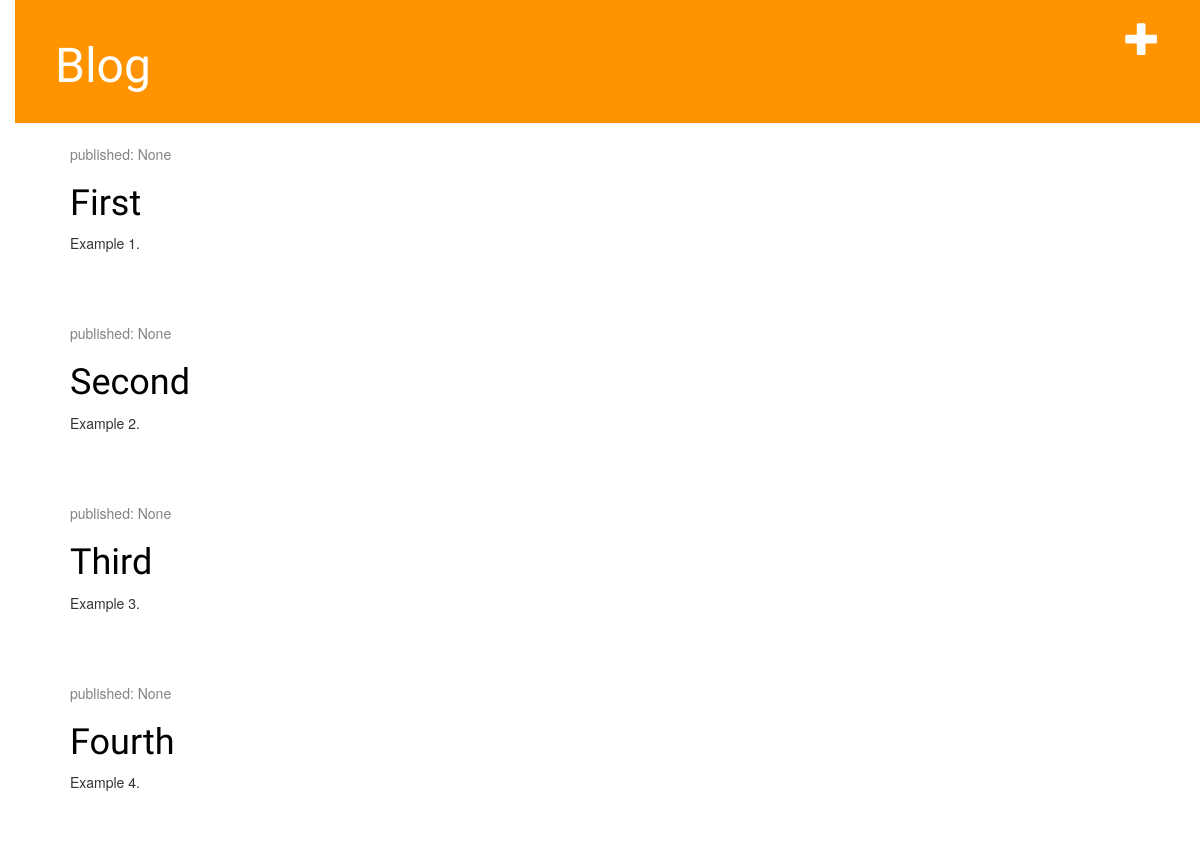
Before: / with the older database file.
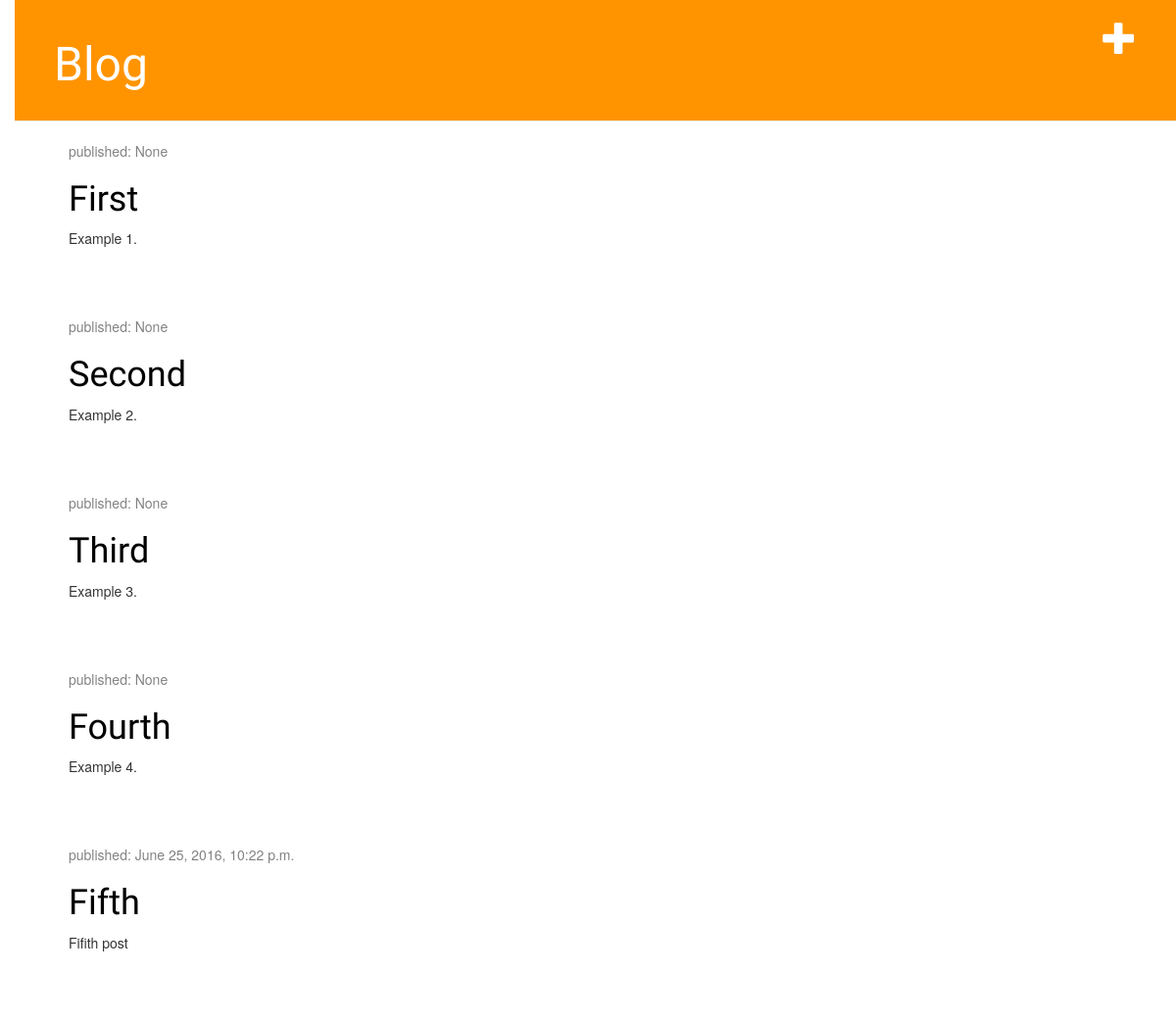
After: the same page with the newer database file.
### blog/models.py (models this page shows, shortened)
class Post(models.Model):
	author = models.ForeignKey('auth.user')
	title = models.CharField(max_length=150)
	create_date = models.DateTimeField(default=timezone.now)
	pub_date = models.DateTimeField(blank=True, null=True)
	content = models.TextField()

### blog/views.py (the view)
# urls.py: url(r'^$',views.post_list, name="post_list"),
def post_list(request):
	posts = Post.objects.order_by('create_date')
	return render(request, 'blog/post_list.html', {'posts':posts})

### blog/templates/blog/post_list.html
{% extends 'blog/base.html' %}
{% block content %}
	{% for post in posts %}
		 <div class="post">
			  <div class="date">
					<p>published: {{ post.pub_date }}</p>
			  </div>
			  <h1><a href="{% url 'post_detail' pk=post.pk %}">{{ post.title }}</a></h1>
			  <p>{{ post.content|linebreaksbr }}</p>
		 </div>
	{% endfor %}
{% endblock %}

### blog/templates/blog/base.html (shortened to what this page needs)
{% load staticfiles %}
<html>
	 <head>
		  <link rel="stylesheet" href="//maxcdn.bootstrapcdn.com/bootstrap/3.2.0/css/bootstrap.min.css">
		  <link rel="stylesheet" href="//maxcdn.bootstrapcdn.com/bootstrap/3.2.0/css/bootstrap-theme.min.css">
		  <link rel="stylesheet" href="{% static 'css/blog.css' %}">
	 </head>
	 <body>
		  <div class="page-header">
				<a href="{% url 'post_new' %}" class="top-menu"><span class="glyphicon glyphicon-plus"></span></a>
				<h1><a href="/">Blog</a></h1>
		  </div>
		  <div class="content container">
				<div class="row">
					 <div class="col-md-8">
						  {% block content %}
						  {% endblock %}
					 </div>
				</div>
		  </div>
	 </body>
</html>

### blog/static/css/blog.css (style rules this page uses)
h1 a { color: #FCA205; font-family: 'Lobster'; }
body { padding-left: 15px; }
.page-header { background-color: #ff9400; margin-top: 0; padding: 20px 20px 20px 40px; }
.page-header h1, .page-header h1 a, .page-header h1 a:visited, .page-header h1 a:active { color: #ffffff; font-size: 36pt; text-decoration: none; }
.content { margin-left: 40px; }
h1, h2, h3, h4 { font-family: 'Lobster', cursive; }
.date { color: #828282; }
.top-menu, .top-menu:hover, .top-menu:visited { color: #ffffff; float: right; font-size: 26pt; margin-right: 20px; }
.post { margin-bottom: 70px; }
.post h1 a, .post h1 a:visited { color: #000000; }

Changed rows visible on the page:
added Post: pub_date "June 25, 2016, 10:22 p.m.", title "Fifth", content "Fifith post"
